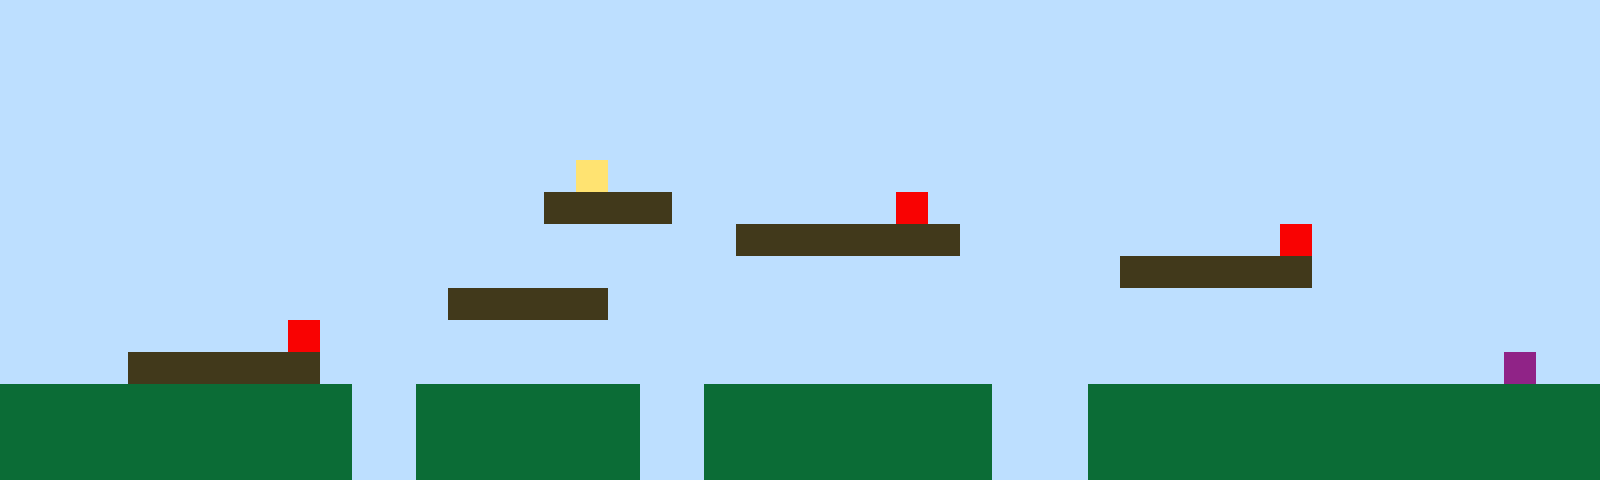

Rendered tile map (Tiled .tmx) drawn with the repository's tilesets; below, a short description and the full map source, tile grids included:
An orthogonal 50x15 tile map with 32x32 px tiles, 1 tile layer (Tile Layer 1).

<map version="1.10" tiledversion="1.11.2" orientation="orthogonal" renderorder="right-up" width="50" height="15" tilewidth="32" tileheight="32" infinite="0" nextlayerid="2" nextobjectid="1"><editorsettings><export target="map1.csv" format="csv" /></editorsettings><tileset firstgid="1" name="sprites" tilewidth="32" tileheight="32" tilecount="6" columns="3"><image source="sprites.png" width="96" height="64" /></tileset><layer id="1" name="Tile Layer 1" width="50" height="15"><data encoding="csv">1,1,1,1,1,1,1,1,1,1,1,1,1,1,1,1,1,1,1,1,1,1,1,1,1,1,1,1,1,1,1,1,1,1,1,1,1,1,1,1,1,1,1,1,1,1,1,1,1,1,1,1,1,1,1,1,1,1,1,1,1,1,1,1,1,1,1,1,1,1,1,1,1,1,1,1,1,1,1,1,1,1,1,1,1,1,1,1,1,1,1,1,1,1,1,1,1,1,1,1,1,1,1,1,1,1,1,1,1,1,1,1,1,1,1,1,1,1,1,1,1,1,1,1,1,1,1,1,1,1,1,1,1,1,1,1,1,1,1,1,1,1,1,1,1,1,1,1,1,1,1,1,1,1,1,1,1,1,1,1,1,1,1,1,1,1,1,1,1,1,1,1,1,1,1,1,1,1,1,1,1,1,1,1,1,1,1,1,1,1,1,1,1,1,1,1,1,1,1,1,1,1,1,1,1,1,1,1,1,1,1,1,1,1,1,1,1,1,1,1,1,1,1,1,1,1,1,1,1,1,1,1,1,1,1,1,1,1,1,1,1,1,1,1,1,1,1,1,1,1,1,1,1,1,1,1,1,1,1,1,1,1,1,1,1,1,1,1,4,1,1,1,1,1,1,1,1,1,1,1,1,1,1,1,1,1,1,1,1,1,1,1,1,1,1,1,1,1,1,1,1,1,1,1,1,1,1,1,1,1,1,1,1,1,1,1,1,3,3,3,3,1,1,1,1,1,1,1,5,1,1,1,1,1,1,1,1,1,1,1,1,1,1,1,1,1,1,1,1,1,1,1,1,1,1,1,1,1,1,1,1,1,1,1,1,1,1,1,1,1,1,1,1,3,3,3,3,3,3,3,1,1,1,1,1,1,1,1,1,1,5,1,1,1,1,1,1,1,1,1,1,1,1,1,1,1,1,1,1,1,1,1,1,1,1,1,1,1,1,1,1,1,1,1,1,1,1,1,1,1,1,1,1,1,1,3,3,3,3,3,3,1,1,1,1,1,1,1,1,1,1,1,1,1,1,1,1,1,1,1,1,1,1,1,3,3,3,3,3,1,1,1,1,1,1,1,1,1,1,1,1,1,1,1,1,1,1,1,1,1,1,1,1,1,1,1,1,1,1,1,1,1,1,1,1,1,1,1,1,5,1,1,1,1,1,1,1,1,1,1,1,1,1,1,1,1,1,1,1,1,1,1,1,1,1,1,1,1,1,1,1,1,1,1,1,1,1,1,1,1,1,1,1,1,3,3,3,3,3,3,1,1,1,1,1,1,1,1,1,1,1,1,1,1,1,1,1,1,1,1,1,1,1,1,1,1,1,1,1,1,1,1,1,1,1,1,1,6,1,1,2,2,2,2,2,2,2,2,2,2,2,1,1,2,2,2,2,2,2,2,1,1,2,2,2,2,2,2,2,2,2,1,1,1,2,2,2,2,2,2,2,2,2,2,2,2,2,2,2,2,2,2,2,2,2,2,2,2,2,2,2,1,1,2,2,2,2,2,2,2,1,1,2,2,2,2,2,2,2,2,2,1,1,1,2,2,2,2,2,2,2,2,2,2,2,2,2,2,2,2,2,2,2,2,2,2,2,2,2,2,2,1,1,2,2,2,2,2,2,2,1,1,2,2,2,2,2,2,2,2,2,1,1,1,2,2,2,2,2,2,2,2,2,2,2,2,2,2,2,2</data></layer></map>
